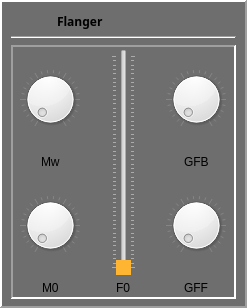
                 <widget class="QFrame" name="flangerEffectFrame">
                  <property name="maximumSize">
                   <size>
                    <width>250</width>
                    <height>16777215</height>
                   </size>
                  </property>
                  <property name="palette">
                   <palette>
                    <active>
                     <colorrole role="Base">
                      <brush brushstyle="SolidPattern">
                       <color alpha="255">
                        <red>135</red>
                        <green>135</green>
                        <blue>135</blue>
                       </color>
                      </brush>
                     </colorrole>
                     <colorrole role="Window">
                      <brush brushstyle="SolidPattern">
                       <color alpha="255">
                        <red>110</red>
                        <green>110</green>
                        <blue>110</blue>
                       </color>
                      </brush>
                     </colorrole>
                    </active>
                    <inactive>
                     <colorrole role="Base">
                      <brush brushstyle="SolidPattern">
                       <color alpha="255">
                        <red>135</red>
                        <green>135</green>
                        <blue>135</blue>
                       </color>
                      </brush>
                     </colorrole>
                     <colorrole role="Window">
                      <brush brushstyle="SolidPattern">
                       <color alpha="255">
                        <red>110</red>
                        <green>110</green>
                        <blue>110</blue>
                       </color>
                      </brush>
                     </colorrole>
                    </inactive>
                    <disabled>
                     <colorrole role="Base">
                      <brush brushstyle="SolidPattern">
                       <color alpha="255">
                        <red>110</red>
                        <green>110</green>
                        <blue>110</blue>
                       </color>
                      </brush>
                     </colorrole>
                     <colorrole role="Window">
                      <brush brushstyle="SolidPattern">
                       <color alpha="255">
                        <red>110</red>
                        <green>110</green>
                        <blue>110</blue>
                       </color>
                      </brush>
                     </colorrole>
                    </disabled>
                   </palette>
                  </property>
                  <property name="font">
                   <font>
                    <weight>50</weight>
                    <bold>false</bold>
                   </font>
                  </property>
                  <property name="autoFillBackground">
                   <bool>true</bool>
                  </property>
                  <property name="frameShape">
                   <enum>QFrame::Panel</enum>
                  </property>
                  <property name="frameShadow">
                   <enum>QFrame::Raised</enum>
                  </property>
                  <property name="lineWidth">
                   <number>2</number>
                  </property>
                  <property name="midLineWidth">
                   <number>0</number>
                  </property>
                  <layout class="QVBoxLayout" name="verticalLayout_31">
                   <property name="leftMargin">
                    <number>9</number>
                   </property>
                   <property name="topMargin">
                    <number>6</number>
                   </property>
                   <property name="rightMargin">
                    <number>9</number>
                   </property>
                   <property name="bottomMargin">
                    <number>7</number>
                   </property>
                   <item>
                    <layout class="QHBoxLayout" name="horizontalLayout_3">
                     <item>
                      <widget class="QPushButton" name="deleteFlangerButton">
                       <property name="sizePolicy">
                        <sizepolicy hsizetype="Fixed" vsizetype="Fixed">
                         <horstretch>0</horstretch>
                         <verstretch>0</verstretch>
                        </sizepolicy>
                       </property>
                       <property name="text">
                        <string/>
                       </property>
                       <property name="icon">
                        <iconset resource="icons.qrc">
                         <normaloff>:/icons/icons/037-minus.svg</normaloff>:/icons/icons/037-minus.svg</iconset>
                       </property>
                       <property name="iconSize">
                        <size>
                         <width>15</width>
                         <height>15</height>
                        </size>
                       </property>
                       <property name="flat">
                        <bool>true</bool>
                       </property>
                      </widget>
                     </item>
                     <item alignment="Qt::AlignBottom">
                      <widget class="QLabel" name="label_17">
                       <property name="font">
                        <font>
                         <family>Helvetica World</family>
                         <weight>75</weight>
                         <italic>false</italic>
                         <bold>true</bold>
                         <underline>false</underline>
                        </font>
                       </property>
                       <property name="text">
                        <string>Flanger</string>
                       </property>
                      </widget>
                     </item>
                     <item>
                      <spacer name="horizontalSpacer_8">
                       <property name="orientation">
                        <enum>Qt::Horizontal</enum>
                       </property>
                       <property name="sizeHint" stdset="0">
                        <size>
                         <width>40</width>
                         <height>20</height>
                        </size>
                       </property>
                      </spacer>
                     </item>
                     <item>
                      <widget class="QPushButton" name="flangerMoveLeftButton">
                       <property name="sizePolicy">
                        <sizepolicy hsizetype="Fixed" vsizetype="Fixed">
                         <horstretch>0</horstretch>
                         <verstretch>0</verstretch>
                        </sizepolicy>
                       </property>
                       <property name="text">
                        <string/>
                       </property>
                       <property name="icon">
                        <iconset resource="icons.qrc">
                         <normaloff>:/icons/icons/006-chevron.svg</normaloff>:/icons/icons/006-chevron.svg</iconset>
                       </property>
                       <property name="iconSize">
                        <size>
                         <width>15</width>
                         <height>15</height>
                        </size>
                       </property>
                       <property name="default">
                        <bool>false</bool>
                       </property>
                       <property name="flat">
                        <bool>true</bool>
                       </property>
                      </widget>
                     </item>
                     <item>
                      <widget class="QPushButton" name="flangerMoveRightButton">
                       <property name="sizePolicy">
                        <sizepolicy hsizetype="Fixed" vsizetype="Fixed">
                         <horstretch>0</horstretch>
                         <verstretch>0</verstretch>
                        </sizepolicy>
                       </property>
                       <property name="text">
                        <string/>
                       </property>
                       <property name="icon">
                        <iconset resource="icons.qrc">
                         <normaloff>:/icons/icons/033-chevron.svg</normaloff>:/icons/icons/033-chevron.svg</iconset>
                       </property>
                       <property name="iconSize">
                        <size>
                         <width>15</width>
                         <height>15</height>
                        </size>
                       </property>
                       <property name="flat">
                        <bool>true</bool>
                       </property>
                      </widget>
                     </item>
                    </layout>
                   </item>
                   <item>
                    <widget class="Line" name="line_12">
                     <property name="orientation">
                      <enum>Qt::Horizontal</enum>
                     </property>
                    </widget>
                   </item>
                   <item>
                    <widget class="QFrame" name="oscillator2Frame_8">
                     <property name="sizePolicy">
                      <sizepolicy hsizetype="Preferred" vsizetype="Expanding">
                       <horstretch>0</horstretch>
                       <verstretch>0</verstretch>
                      </sizepolicy>
                     </property>
                     <property name="frameShape">
                      <enum>QFrame::Panel</enum>
                     </property>
                     <property name="frameShadow">
                      <enum>QFrame::Sunken</enum>
                     </property>
                     <property name="lineWidth">
                      <number>2</number>
                     </property>
                     <layout class="QVBoxLayout" name="verticalLayout_32">
                      <property name="leftMargin">
                       <number>4</number>
                      </property>
                      <property name="topMargin">
                       <number>2</number>
                      </property>
                      <property name="rightMargin">
                       <number>4</number>
                      </property>
                      <property name="bottomMargin">
                       <number>2</number>
                      </property>
                      <item>
                       <layout class="QGridLayout" name="gridLayout_8">
                        <item row="0" column="3">
                         <layout class="QVBoxLayout" name="verticalLayout_43">
                          <item alignment="Qt::AlignHCenter">
                           <widget class="QDial" name="flangerGFBDial">
                            <property name="maximumSize">
                             <size>
                              <width>60</width>
                              <height>16777215</height>
                             </size>
                            </property>
                            <property name="notchesVisible">
                             <bool>true</bool>
                            </property>
                           </widget>
                          </item>
                          <item alignment="Qt::AlignHCenter">
                           <widget class="QLabel" name="label_18">
                            <property name="text">
                             <string>GFB</string>
                            </property>
                           </widget>
                          </item>
                         </layout>
                        </item>
                        <item row="0" column="0">
                         <layout class="QVBoxLayout" name="verticalLayout_44">
                          <item alignment="Qt::AlignHCenter">
                           <widget class="QDial" name="flangerMwDial">
                            <property name="maximumSize">
                             <size>
                              <width>60</width>
                              <height>16777215</height>
                             </size>
                            </property>
                            <property name="notchesVisible">
                             <bool>true</bool>
                            </property>
                           </widget>
                          </item>
                          <item alignment="Qt::AlignHCenter">
                           <widget class="QLabel" name="label_19">
                            <property name="text">
                             <string>Mw</string>
                            </property>
                           </widget>
                          </item>
                         </layout>
                        </item>
                        <item row="1" column="0">
                         <layout class="QVBoxLayout" name="verticalLayout_45">
                          <item alignment="Qt::AlignHCenter">
                           <widget class="QDial" name="flangerM0Dial">
                            <property name="maximumSize">
                             <size>
                              <width>60</width>
                              <height>16777215</height>
                             </size>
                            </property>
                            <property name="notchesVisible">
                             <bool>true</bool>
                            </property>
                           </widget>
                          </item>
                          <item alignment="Qt::AlignHCenter">
                           <widget class="QLabel" name="label_26">
                            <property name="text">
                             <string>M0</string>
                            </property>
                           </widget>
                          </item>
                         </layout>
                        </item>
                        <item row="1" column="3">
                         <layout class="QVBoxLayout" name="verticalLayout_46">
                          <item alignment="Qt::AlignHCenter">
                           <widget class="QDial" name="flangerGFFDial">
                            <property name="maximumSize">
                             <size>
                              <width>60</width>
                              <height>16777215</height>
                             </size>
                            </property>
                            <property name="notchesVisible">
                             <bool>true</bool>
                            </property>
                           </widget>
                          </item>
                          <item alignment="Qt::AlignHCenter">
                           <widget class="QLabel" name="label_30">
                            <property name="text">
                             <string>GFF</string>
                            </property>
                           </widget>
                          </item>
                         </layout>
                        </item>
                        <item row="0" column="2" rowspan="2">
                         <layout class="QVBoxLayout" name="verticalLayout_47">
                          <item alignment="Qt::AlignHCenter">
                           <widget class="QSlider" name="flangerF0Slider">
                            <property name="styleSheet">
                             <string notr="true">QSlider::handle:vertical {background-color: rgb(255, 181, 50);}
</string>
                            </property>
                            <property name="minimum">
                             <number>10</number>
                            </property>
                            <property name="maximum">
                             <number>500</number>
                            </property>
                            <property name="orientation">
                             <enum>Qt::Vertical</enum>
                            </property>
                            <property name="tickPosition">
                             <enum>QSlider::TicksBothSides</enum>
                            </property>
                           </widget>
                          </item>
                          <item alignment="Qt::AlignHCenter">
                           <widget class="QLabel" name="label_31">
                            <property name="text">
                             <string>F0</string>
                            </property>
                           </widget>
                          </item>
                         </layout>
                        </item>
                       </layout>
                      </item>
                     </layout>
                    </widget>
                   </item>
                  </layout>
                 </widget>
